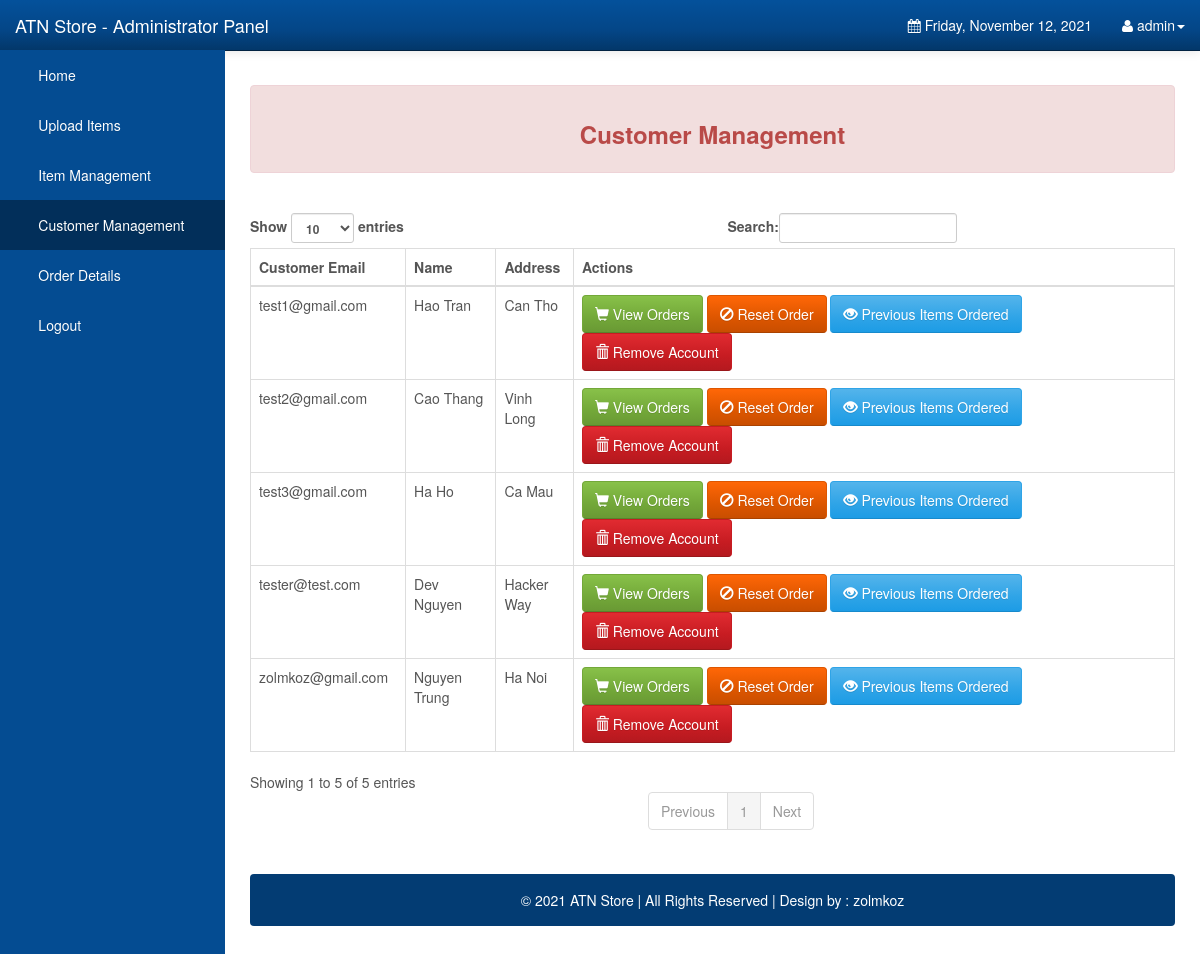
/Admin/customers.php (signed in), run on an earlier commit of the app's database.
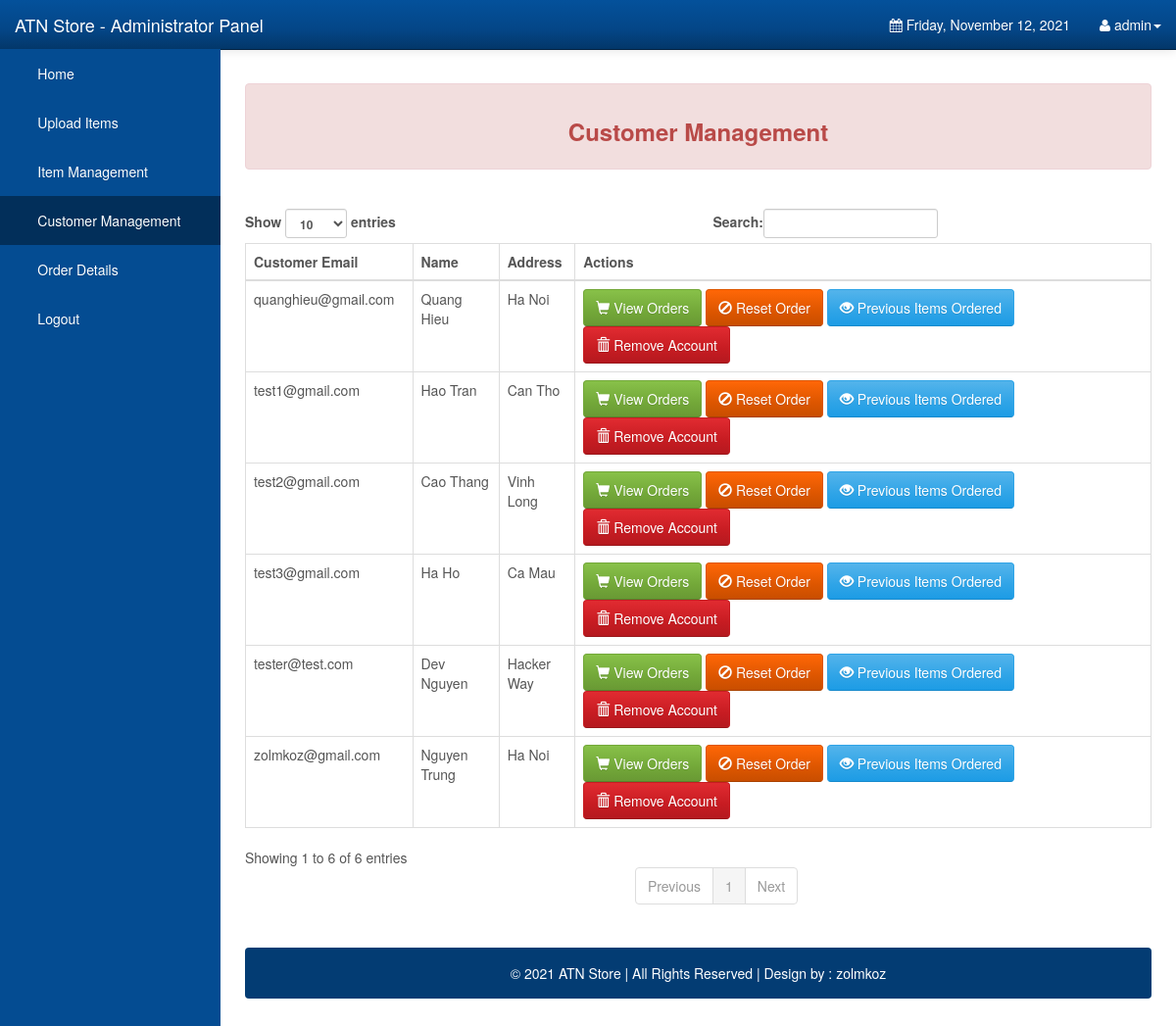
And on a later commit of the database.
### tables this page shows
CREATE TABLE IF NOT EXISTS `users` (
  `user_id` int(11) NOT NULL AUTO_INCREMENT,
  `user_email` varchar(1000) NOT NULL,
  `user_password` varchar(1000) NOT NULL,
  `user_firstname` varchar(1000) NOT NULL,
  `user_lastname` varchar(1000) NOT NULL,
  `user_address` varchar(1000) NOT NULL,
  PRIMARY KEY (`user_id`)
);

### Admin/customers.php (the view, shortened to what this page needs)
<!DOCTYPE html>
<html lang="en">
<head>
  <link rel="stylesheet" type="text/css" href="bootstrap/css/bootstrap.min.css" />
  <link rel="stylesheet" type="text/css" href="font-awesome/css/font-awesome.min.css" />
  <link rel="stylesheet" type="text/css" href="css/local.css" />
</head>
<body>
  <div id="wrapper">
    <nav class="navbar navbar-inverse navbar-fixed-top" role="navigation">
      <div class="navbar-header">
        <a class="navbar-brand" href="index.php">ATN Store - Administrator Panel</a>
      </div>
      <div class="collapse navbar-collapse navbar-ex1-collapse">
        <ul class="nav navbar-nav side-nav">
          <li><a href="index.php"> &nbsp; &nbsp; &nbsp; Home</a></li>
          <li><a data-toggle="modal" data-target="#uploadModal"> &nbsp; &nbsp; &nbsp; Upload Items</a></li>
          <li><a href="items.php"> &nbsp; &nbsp; &nbsp; Item Management</a></li>
          <li class="active"><a href="customers.php"> &nbsp; &nbsp; &nbsp; Customer Management</a></li>
          <li><a href="orderdetails.php"> &nbsp; &nbsp; &nbsp; Order Details</a></li>
          <li><a href="logout.php"> &nbsp; &nbsp; &nbsp; Logout</a></li>
        </ul>
        <ul class="nav navbar-nav navbar-right navbar-user">
          <li class="dropdown messages-dropdown">
            <a href="#"><i class="fa fa-calendar"></i> <?php
                                                        $Today = date('y:m:d');
                                                        $new = date('l, F d, Y', strtotime($Today));
                                                        echo $new; ?></a>
          </li>
          <li class="dropdown user-dropdown">
            <a href="#" class="dropdown-toggle" data-toggle="dropdown"><i class="fa fa-user"></i> <?php extract($_SESSION);
                                                                                                  echo $admin_username; ?><b class="caret"></b></a>
          </li>
        </ul>
      </div>
    </nav>
    <div id="page-wrapper">
      <div class="alert alert-danger">
        <center>
          <h3><strong>Customer Management</strong> </h3>
        </center>
      </div>
      <br />
      <div class="table-responsive">
        <table class="display table table-bordered" id="example" cellspacing="0" width="100%">
          <thead>
            <tr>
              <th>Customer Email</th>
              <th>Name</th>
              <th>Address</th>
              <th>Actions</th>
            </tr>
          </thead>
          <tbody>
            <?php
            include("config.php");
            $stmt = $DB_con->prepare('SELECT * FROM users');
            $stmt->execute();
            if ($stmt->rowCount() > 0) {
              while ($row = $stmt->fetch(PDO::FETCH_ASSOC)) {
                extract($row);
            ?>
                <tr>
                  <td><?php echo $user_email; ?></td>
                  <td><?php echo $user_firstname; ?> <?php echo $user_lastname; ?></td>
                  <td><?php echo $user_address; ?></td>
                  <td>
                    <a class="btn btn-success" href="view_orders.php?view_id=<?php echo $row['user_id']; ?>"><span class='glyphicon glyphicon-shopping-cart'></span> View Orders</a>
                    <a class="btn btn-warning" href="?order_id=<?php echo $row['user_id']; ?>" title="click for delete" onclick="return confirm('Are you sure to reset the customer items ordered?')">
                      <span class='glyphicon glyphicon-ban-circle'></span>
                      Reset Order</a>
                    <a class="btn btn-primary" href="previous_orders.php?previous_id=<?php echo $row['user_id']; ?>"><span class='glyphicon glyphicon-eye-open'></span> Previous Items Ordered</a>
                    <a class="btn btn-danger" href="?delete_id=<?php echo $row['user_id']; ?>" title="click for delete" onclick="return confirm('Are you sure to remove this customer?')">
                      <span class='glyphicon glyphicon-trash'></span>
                      Remove Account</a>
                  </td>
                </tr>
              <?php
              }
              echo "</tbody>";
              echo "</table>";
              echo "</div>";
              echo "<br />";
              echo '<div class="alert alert-default" style="background-color:#033c73;">
                       <p style="color:white;text-align:center;">
                       &copy 2021 ATN Store | All Rights Reserved |  Design by : zolmkoz
						</p>
                    </div>
	</div>';
              echo "</div>";
            }
            ?>
    <br />
    <br />
</body>
</html>

What changed in the data, as far as the page shows it:
added users: user_email "quanghieu@gmail.com", user_firstname "Quang", user_lastname "Hieu", user_address "Ha Noi"
Also different on the page:
text written by a page script: "Show entries Search: Showing 1 to 5 of 5 entries Previous 1 Next" → "Show entries Search: Showing 1 to 6 of 6 entries Previous 1 Next"
